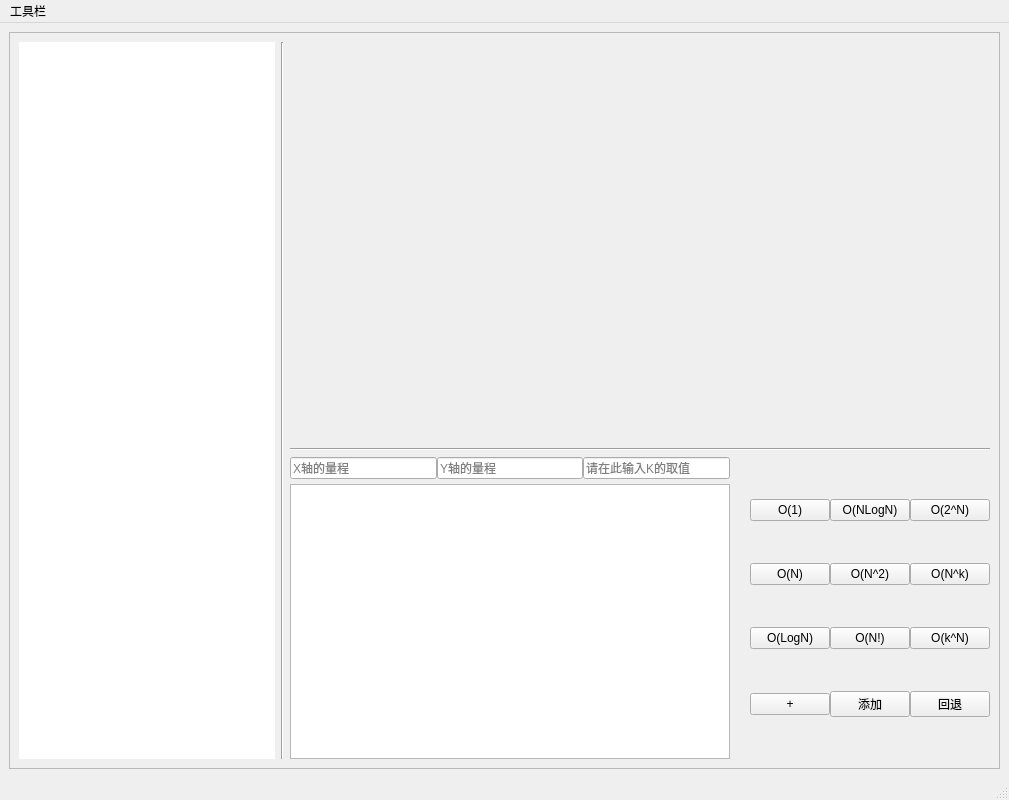
<?xml version="1.0" encoding="UTF-8"?>
<ui version="4.0">
 <class>MainWindow</class>
 <widget class="QMainWindow" name="MainWindow">
  <property name="geometry">
   <rect>
    <x>0</x>
    <y>0</y>
    <width>1009</width>
    <height>800</height>
   </rect>
  </property>
  <property name="windowTitle">
   <string>MainWindow</string>
  </property>
  <widget class="QWidget" name="centralwidget">
   <layout class="QHBoxLayout" name="horizontalLayout_2">
    <item>
     <widget class="QScrollArea" name="scrollArea">
      <property name="widgetResizable">
       <bool>true</bool>
      </property>
      <widget class="QWidget" name="scrollAreaWidgetContents">
       <property name="geometry">
        <rect>
         <x>0</x>
         <y>0</y>
         <width>985</width>
         <height>725</height>
        </rect>
       </property>
       <layout class="QHBoxLayout" name="horizontalLayout_3">
        <item>
         <layout class="QHBoxLayout" name="horizontalLayout">
          <item>
           <widget class="QListWidget" name="functionWidget">
            <property name="sizePolicy">
             <sizepolicy hsizetype="Preferred" vsizetype="Expanding">
              <horstretch>0</horstretch>
              <verstretch>0</verstretch>
             </sizepolicy>
            </property>
            <property name="minimumSize">
             <size>
              <width>200</width>
              <height>0</height>
             </size>
            </property>
            <property name="frameShape">
             <enum>QFrame::NoFrame</enum>
            </property>
            <property name="layoutMode">
             <enum>QListView::SinglePass</enum>
            </property>
            <property name="gridSize">
             <size>
              <width>5</width>
              <height>5</height>
             </size>
            </property>
            <property name="itemAlignment">
             <set>Qt::AlignHCenter</set>
            </property>
           </widget>
          </item>
          <item>
           <widget class="Line" name="line_2">
            <property name="orientation">
             <enum>Qt::Vertical</enum>
            </property>
           </widget>
          </item>
          <item>
           <layout class="QVBoxLayout" name="verticalLayout">
            <item>
             <widget class="QWidget" name="widget" native="true">
              <property name="sizePolicy">
               <sizepolicy hsizetype="Expanding" vsizetype="Expanding">
                <horstretch>0</horstretch>
                <verstretch>0</verstretch>
               </sizepolicy>
              </property>
              <property name="minimumSize">
               <size>
                <width>200</width>
                <height>400</height>
               </size>
              </property>
              <layout class="QHBoxLayout" name="horizontalLayout_7">
               <item>
                <layout class="QVBoxLayout" name="showLayout"/>
               </item>
              </layout>
             </widget>
            </item>
            <item>
             <widget class="Line" name="line">
              <property name="orientation">
               <enum>Qt::Horizontal</enum>
              </property>
             </widget>
            </item>
            <item>
             <widget class="QWidget" name="widget_2" native="true">
              <property name="sizePolicy">
               <sizepolicy hsizetype="Expanding" vsizetype="Preferred">
                <horstretch>0</horstretch>
                <verstretch>0</verstretch>
               </sizepolicy>
              </property>
              <property name="minimumSize">
               <size>
                <width>200</width>
                <height>250</height>
               </size>
              </property>
              <layout class="QHBoxLayout" name="horizontalLayout_6">
               <property name="spacing">
                <number>0</number>
               </property>
               <property name="leftMargin">
                <number>0</number>
               </property>
               <property name="topMargin">
                <number>0</number>
               </property>
               <property name="rightMargin">
                <number>0</number>
               </property>
               <property name="bottomMargin">
                <number>0</number>
               </property>
               <item>
                <layout class="QHBoxLayout" name="horizontalLayout_5">
                 <item>
                  <layout class="QVBoxLayout" name="verticalLayout_2">
                   <item>
                    <layout class="QHBoxLayout" name="horizontalLayout_4">
                     <item>
                      <widget class="QLineEdit" name="XEdit">
                       <property name="text">
                        <string/>
                       </property>
                       <property name="placeholderText">
                        <string>X轴的量程</string>
                       </property>
                      </widget>
                     </item>
                     <item>
                      <widget class="QLineEdit" name="YEdit">
                       <property name="placeholderText">
                        <string>Y轴的量程</string>
                       </property>
                      </widget>
                     </item>
                     <item>
                      <widget class="QLineEdit" name="KEdit">
                       <property name="text">
                        <string/>
                       </property>
                       <property name="placeholderText">
                        <string>请在此输入K的取值</string>
                       </property>
                      </widget>
                     </item>
                    </layout>
                   </item>
                   <item>
                    <spacer name="verticalSpacer">
                     <property name="orientation">
                      <enum>Qt::Vertical</enum>
                     </property>
                     <property name="sizeType">
                      <enum>QSizePolicy::Minimum</enum>
                     </property>
                     <property name="sizeHint" stdset="0">
                      <size>
                       <width>20</width>
                       <height>5</height>
                      </size>
                     </property>
                    </spacer>
                   </item>
                   <item>
                    <widget class="QTextBrowser" name="founctionBrower"/>
                   </item>
                  </layout>
                 </item>
                 <item>
                  <spacer name="verticalSpacer_2">
                   <property name="orientation">
                    <enum>Qt::Vertical</enum>
                   </property>
                   <property name="sizeHint" stdset="0">
                    <size>
                     <width>20</width>
                     <height>40</height>
                    </size>
                   </property>
                  </spacer>
                 </item>
                 <item>
                  <layout class="QGridLayout" name="gridLayout">
                   <property name="spacing">
                    <number>0</number>
                   </property>
                   <item row="2" column="1">
                    <widget class="QPushButton" name="fractrialN">
                     <property name="text">
                      <string>O(N!)</string>
                     </property>
                    </widget>
                   </item>
                   <item row="0" column="0">
                    <widget class="QPushButton" name="O1">
                     <property name="text">
                      <string>O(1)</string>
                     </property>
                    </widget>
                   </item>
                   <item row="1" column="2">
                    <widget class="QPushButton" name="NK">
                     <property name="text">
                      <string>O(N^k)</string>
                     </property>
                    </widget>
                   </item>
                   <item row="1" column="1">
                    <widget class="QPushButton" name="N2">
                     <property name="text">
                      <string>O(N^2)</string>
                     </property>
                    </widget>
                   </item>
                   <item row="0" column="2">
                    <widget class="QPushButton" name="twoN">
                     <property name="text">
                      <string>O(2^N)</string>
                     </property>
                    </widget>
                   </item>
                   <item row="2" column="2">
                    <widget class="QPushButton" name="KN">
                     <property name="text">
                      <string>O(k^N)</string>
                     </property>
                    </widget>
                   </item>
                   <item row="3" column="0">
                    <widget class="QPushButton" name="PLUSBTN">
                     <property name="text">
                      <string>+</string>
                     </property>
                    </widget>
                   </item>
                   <item row="1" column="0">
                    <widget class="QPushButton" name="ON">
                     <property name="text">
                      <string>O(N)</string>
                     </property>
                    </widget>
                   </item>
                   <item row="3" column="2">
                    <widget class="QPushButton" name="DelBtn">
                     <property name="text">
                      <string>回退</string>
                     </property>
                    </widget>
                   </item>
                   <item row="3" column="1">
                    <widget class="QPushButton" name="AddBTN">
                     <property name="text">
                      <string>添加</string>
                     </property>
                    </widget>
                   </item>
                   <item row="2" column="0">
                    <widget class="QPushButton" name="OLOGN">
                     <property name="text">
                      <string>O(LogN)</string>
                     </property>
                    </widget>
                   </item>
                   <item row="0" column="1">
                    <widget class="QPushButton" name="NLOGN">
                     <property name="text">
                      <string>O(NLogN)</string>
                     </property>
                    </widget>
                   </item>
                  </layout>
                 </item>
                </layout>
               </item>
              </layout>
             </widget>
            </item>
           </layout>
          </item>
         </layout>
        </item>
       </layout>
      </widget>
     </widget>
    </item>
   </layout>
  </widget>
  <widget class="QMenuBar" name="menubar">
   <property name="geometry">
    <rect>
     <x>0</x>
     <y>0</y>
     <width>1009</width>
     <height>26</height>
    </rect>
   </property>
   <widget class="QMenu" name="menu">
    <property name="title">
     <string>工具栏</string>
    </property>
   </widget>
   <addaction name="menu"/>
  </widget>
  <widget class="QStatusBar" name="statusbar"/>
 </widget>
 <resources/>
 <connections/>
</ui>
